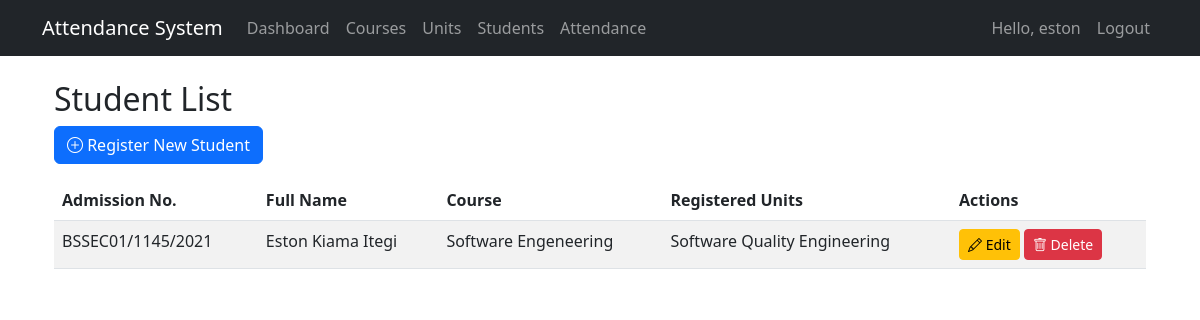
The app's page /attendance/admin/students/ (signed in), older data.
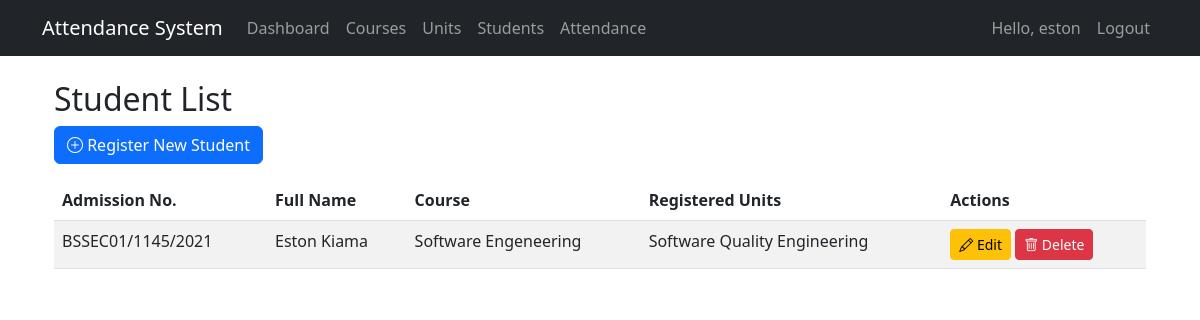
The same page, newer data.
### attendance_app/models.py (models this page shows, shortened)
class Student(models.Model):
    GENDER_CHOICES = [
        ('M', 'Male'),
        ('F', 'Female'),
        ('O', 'Other'),
    ]
    user = models.OneToOneField(User, on_delete=models.CASCADE)
    admission_number = models.CharField(max_length=20, unique=True)
    full_name = models.CharField(max_length=100)
    photo = models.ImageField(upload_to=student_image_path, blank=True, null=True)
    course = models.ForeignKey(Course, on_delete=models.SET_NULL, null=True)
    registered_units = models.ManyToManyField(Unit, related_name='students')
    gender = models.CharField(max_length=1, choices=GENDER_CHOICES, blank=True, null=True)
    phone_number = models.CharField(max_length=15, blank=True, null=True)
    email = models.EmailField(blank=True, null=True)
    created_at = models.DateTimeField(auto_now_add=True)

class Course(models.Model):
    name = models.CharField(max_length=100)
    code = models.CharField(max_length=20, unique=True)
    description = models.TextField(blank=True)
    created_at = models.DateTimeField(auto_now_add=True)

### attendance_app/views.py (the view)
# urls.py: path('admin/students/', views.student_list, name='student_list'),
@login_required
@user_passes_test(is_admin)
def student_list(request):
    students = Student.objects.all()
    return render(request, 'attendance_app/admin/student_list.html', {'students': students})

### attendance_app/views.py (called while the page is built)
def is_admin(user):
    return user.is_superuser

### templates/attendance_app/admin/student_list.html (shortened to what this page needs)
{% extends "attendance_app/base.html" %}
{% block content %}
<div class="container mt-4">
    <h2>Student List</h2>
    <a href="{% url 'register_student' %}" class="btn btn-primary mb-3">
        <i class="bi bi-plus-circle"></i> Register New Student
    </a>
    <div class="table-responsive">
        <table class="table table-striped">
            <thead>
                <tr>
                    <th>Admission No.</th>
                    <th>Full Name</th>
                    <th>Course</th>
                    <th>Registered Units</th>
                    <th>Actions</th>
                </tr>
            </thead>
            <tbody>
                {% for student in students %}
                <tr>
                    <td>{{ student.admission_number }}</td>
                    <td>{{ student.full_name }}</td>
                    <td>
                        {% if student.course %}
                            {{ student.course.name }}
                        {% else %}
                            N/A
                        {% endif %}
                    </td>
                    <td>
                        {% for unit in student.registered_units.all %}
                            {{ unit.name }}{% if not forloop.last %}, {% endif %}
                        {% empty %}
                            No units registered
                        {% endfor %}
                    </td>
                    <td>
                        <a href="{% url 'edit_student' student.pk %}" class="btn btn-sm btn-warning">
                            <i class="bi bi-pencil"></i> Edit
                        </a>
                        <a href="{% url 'delete_student' student.pk %}" class="btn btn-sm btn-danger">
                            <i class="bi bi-trash"></i> Delete
                        </a>
                    </td>
                </tr>
                {% empty %}
                <tr>
                    <td colspan="5" class="text-center">No students registered yet.</td>
                </tr>
                {% endfor %}
            </tbody>
        </table>
    </div>
</div>
{% endblock %}

Row changes from the older to the newer data that the page shows:
changed Student "Software Engeneering": full_name "Eston Kiama Itegi" → "Eston Kiama"
